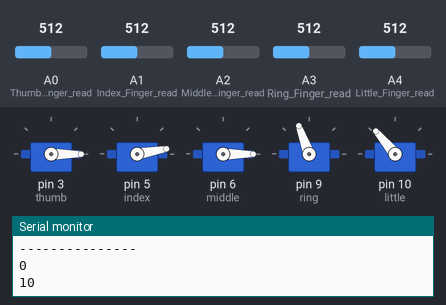
Simulated run of this sketch. Board: Arduino Uno, built with avr-gcc and run on an emulated ATmega328P. Parts: 5 × servo, the last lines printed to the serial monitor. The test bench sets the inputs (shaded band); at power-on: A0 (Thumb_Finger_read) = 512, A1 (Index_Finger_read) = 512, A2 (Middle_Finger_read) = 512, A3 (Ring_Finger_read) = 512, A4 (Little_Finger_read) = 512.

Above: at 1.2 s.
1.3 s: A0 (Thumb_Finger_read) set to 716
At 1.9 s:
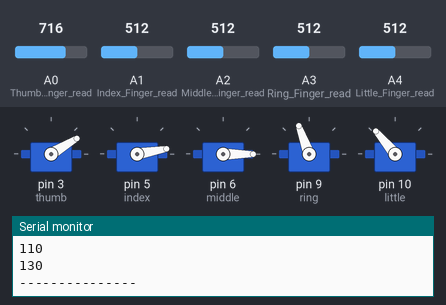
2.8 s: A1 (Index_Finger_read) set to 716
At 3.1 s:
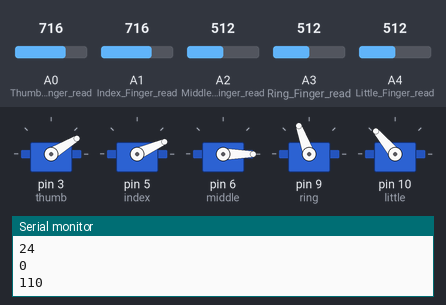
4.3 s: A2 (Middle_Finger_read) set to 992
At 5.5 s:
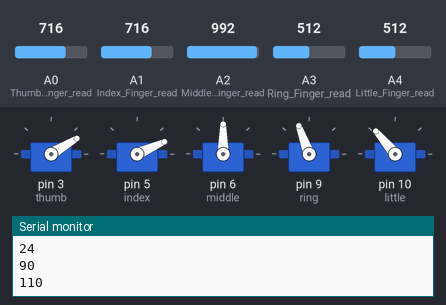
5.8 s: A3 (Ring_Finger_read) set to 992
At 6.7 s:
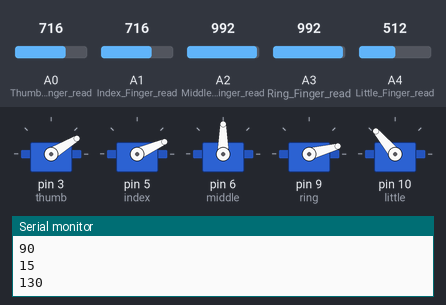
7.3 s: A4 (Little_Finger_read) set to 992
At 7.8 s:
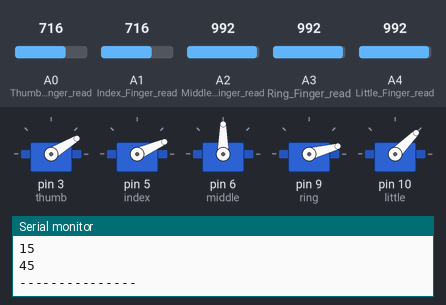
8.8 s: A2 (Middle_Finger_read) set to 716
At 10.2 s:
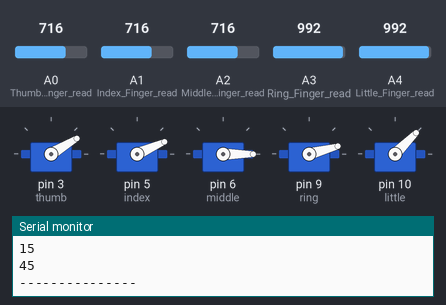
Timing chart, 0 to 11.3 s (numbered marks = the images above; inputs shaded):
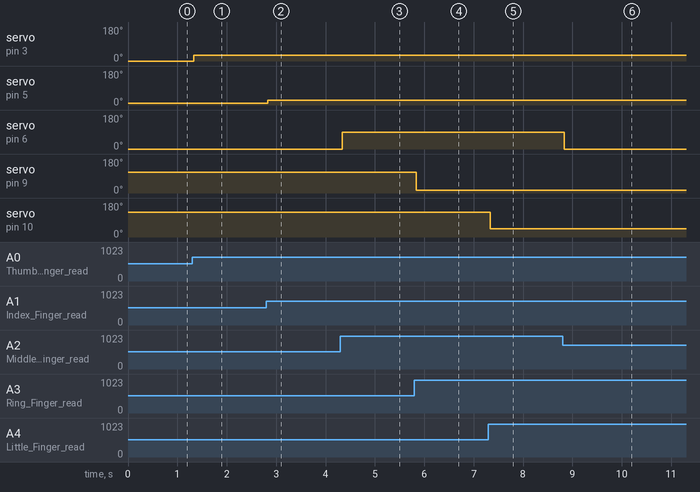

Measured:
- after the input at 1.3 s, servo on pin 3 (thumb): 0° → 31° at once
- after the input at 2.8 s, servo on pin 5 (index): 10° → 24° at once
- after the input at 4.3 s, servo on pin 6 (middle): 0° → 90° at once
- after the input at 5.8 s, servo on pin 9 (ring): 110° → 15° at once
- after the input at 7.3 s, servo on pin 10 (little): 130° → 45° at once
- after the input at 8.8 s, servo on pin 6 (middle): 90° → 0° at once

The sketch:

flex_sensor_glove.ino
```cpp
// Flex sensor glove -project
// Kajaani University of Applied Sciences
// Miika Laeslehto
// KKT19S

#include <Servo.h>  // Servo library
Servo thumb;        // Thumb finger servo
Servo index;        // Index finger servo
Servo middle;       // Middle finger servo
Servo ring;         // Ring finger servo
Servo little;       // Little finger servo

const int servoMin[5] = {0, 10, 0, 110, 130};       // minimum value for each finger
const int servoMax[5] = {90, 90, 90, 15, 45};       // maximum value for each finger
const int analogMin[5] = {690, 690, 740, 705, 740}; // minimum read from sensor
const int analogMax[5] = {765, 830, 840, 840, 875}; // maximum read from sensor
const int mapMin = 0;                               // Minimum value for mapping
const int mapMax[5] = {75, 140, 100, 135, 135};     // Maximum value for mapping

void setup() {
  Serial.begin(9600);   // Serial monitor
  pinMode(A0, INPUT);   // Thumb Finger read
  pinMode(A1, INPUT);   // Index Finger read
  pinMode(A2, INPUT);   // Middle Finger read
  pinMode(A3, INPUT);   // Ring Finger read
  pinMode(A4, INPUT);   // Little Finger read

  pinMode(3, OUTPUT);   // Thumb Finger
  pinMode(5, OUTPUT);   // Index Finger
  pinMode(6, OUTPUT);   // Middle Finger
  pinMode(9, OUTPUT);   // Ring Finger
  pinMode(10, OUTPUT);  // Little Finger

  thumb.attach(3);      // Define servos
  index.attach(5);
  middle.attach(6);
  ring.attach(9);
  little.attach(10);

  thumb.write(servoMin[0]);       // Reset Servos to starting position
  index.write(servoMin[1]);
  middle.write(servoMin[2]);
  ring.write(servoMin[3]);
  little.write(servoMin[4]);
}

void loop() {
  // Servo order
  // 0 = thumb
  // 1 = index
  // 2 = middle
  // 3 = ring
  // 4 = little
  int fingerServo[5] = {analogRead(A0), analogRead(A1), analogRead(A2), analogRead(A3), analogRead(A4)}; // Read finger position

  // Change analogRead values writable to each servo
  for(int i = 0; i < 5; i++){
    fingerServo[i] = map(fingerServo[i], analogMin[i], analogMax[i], mapMin, mapMax[i]); // Change value 575-825 from flex resistor to 0-250
    if(fingerServo[i] < mapMin){  // Change everything below 0 to 0
      fingerServo[i] = mapMin;
    }
    else if(fingerServo[i] > mapMax[i]){ // Change all values from over 250 to 250
      fingerServo[i] = mapMax[i];
    }
    fingerServo[i] = map(fingerServo[i], mapMin, mapMax[i], servoMin[i], servoMax[i]); // map value 0-250 usabe for each servo's own min and max values
  }

  thumb.write(fingerServo[0]);  // Rotate finger servos
  index.write(fingerServo[1]);
  middle.write(fingerServo[2]);
  ring.write(fingerServo[3]);
  little.write(fingerServo[4]);

  Serial.println(fingerServo[0]);
  Serial.println(fingerServo[1]);
  Serial.println(fingerServo[2]);
  Serial.println(fingerServo[3]);
  Serial.println(fingerServo[4]);
  Serial.println("---------------");

  delay(10);  // delay for stability
}
```
